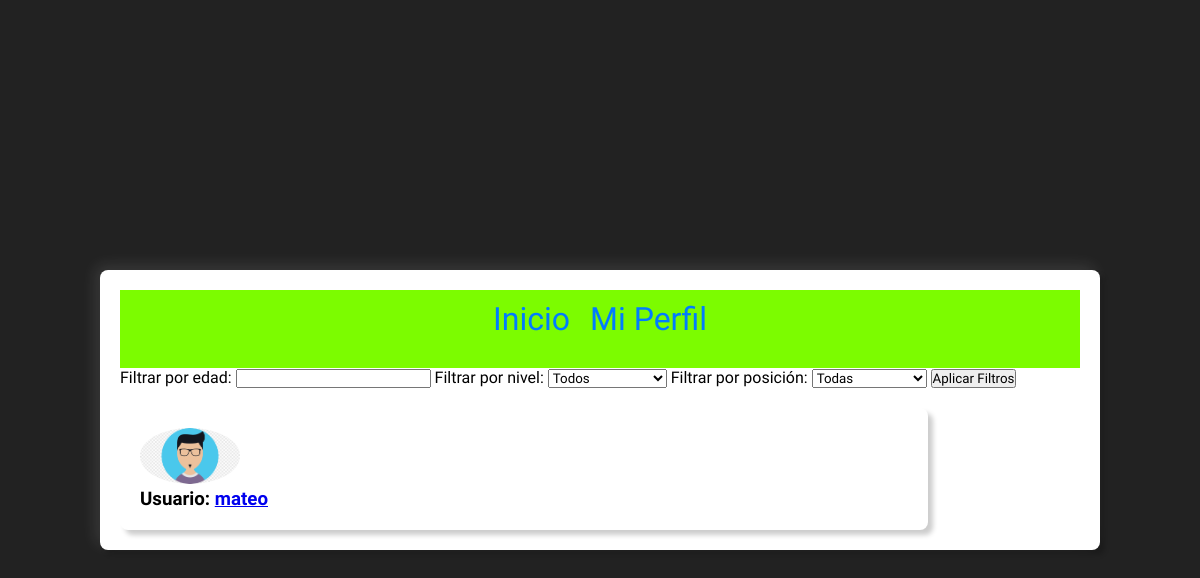
Before: /listado-perfiles/ (signed in) with the older database file.
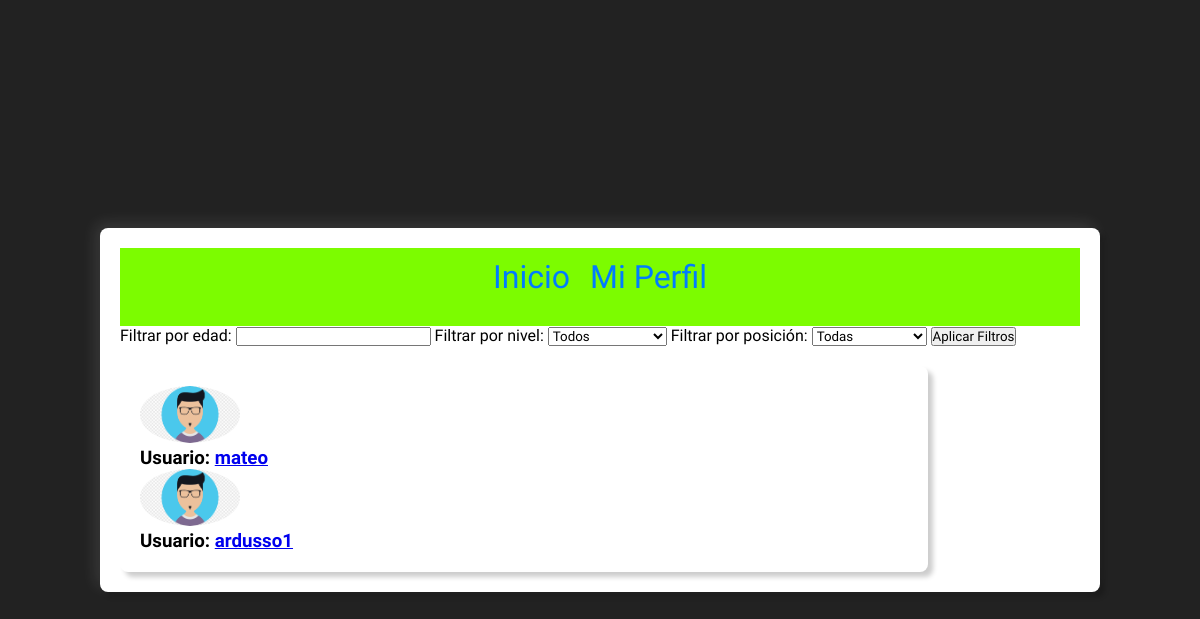
After: the same page with the newer database file.
### sitio/models.py (models this page shows)
class Profile(models.Model):
    user = models.ForeignKey(User, on_delete=models.CASCADE,null = True, blank = True)
    image = models.ImageField(default='user.png')
    posicion = models.ForeignKey(Posicion, on_delete=models.CASCADE, null=True, blank=True)
    nivel = models.ForeignKey(Nivel, on_delete=models.CASCADE, null=True, blank=True)
    edad = models.IntegerField(null=True, blank=True)

### sitio/views.py (the view)
# urls.py: path('listado-perfiles/', views.listado_perfiles),
@login_required
def listado_perfiles(request):
    perfiles = Profile.objects.all()
    niveles = Nivel.objects.all()
    posiciones = Posicion.objects.all()
    edad = request.GET.get('edad')
    nivel = request.GET.get('nivel')
    posicion = request.GET.get('posicion')
    if edad:
        perfiles = perfiles.filter(edad=edad)
    if nivel:
        perfiles = perfiles.filter(nivel__nombre=nivel)
    if posicion:
        perfiles = perfiles.filter(posicion__nombre=posicion)
    return render(request, 'listado_perfiles.html', {'lista_perfiles': perfiles, 'user': request.user, 'niveles':niveles, 'posiciones':posiciones})

### sitio/templates/listado_perfiles.html (shortened to what this page needs)
{% load static %}
<!DOCTYPE html>
<html>
<head>
    <link rel="stylesheet" type="text/css" href='{% static "css/style_feedpage.css" %}'>
    <link rel="stylesheet" type="text/css" href='{% static "css/style_profilelist.css" %}'>
    <link rel="stylesheet" type="text/css" href='{% static "css/style_profile.css" %}'>
</head>
<body>
    <div class="feed-container">
        <div class="navbar">
            <nav class="second-nav">
                <a class="feed-title" href="javascript:void(0)" onclick="mostrarContenido('inicio')">Inicio</a>
                {% if request.user.is_authenticated %}
                <a class="profile-title" href="/profile/{{user}}">Mi Perfil</a>
                {% endif %}
            </nav>
        </div>
        <div class="content">
            <div class="filter-container">
                <form method="get">
                    <label for="edad">Filtrar por edad:</label>
                    <input type="number" name="edad" id="edad" value="{{ request.GET.edad }}">
                    <label for="nivel">Filtrar por nivel:</label>
                    <select name="nivel" id="nivel">
                        <option value="">Todos</option>
                    </select>
                    <label for="posicion">Filtrar por posición:</label>
                    <select name="posicion" id="posicion">
                        <option value="">Todas</option>
                    </select>
                    <button type="submit">Aplicar Filtros</button>
                </form>
            </div>
            <div class="feed-container" id="inicio-content">
                <div class="lista-perfiles">
                    {% for perfil in lista_perfiles %}
                        <div class="perfil">
                            <div class="user-image">
                                <img src="{{perfil.image.url}}">
                            </div>
                            <div class="datos-perfil">
                                <h3 class="perfil-user">Usuario: <a href="/profile/{{perfil.user}}">{{perfil.user}}</a></h3>
                            </div>
                        </div>
                    {% endfor %}
                </div>
            </div>
        </div>
    </div>
</body>
</html>

Changed rows visible on the page:
added Profile: image (placeholder picture), user "ardusso1"
